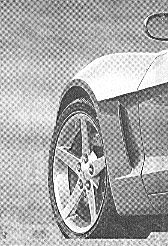
%> input picture HW-3/Img-1.tif, 168 x 246 px
$ octave DIP_HW3_P1.m   (GNU Octave 9; MATLAB toolbox functions it lacks are replaced by stand-ins)
%> lines starting %> are read from the running program, lines starting %| are printed output that depends on the picture
I2 = imread('Img-1.tif');
%> I2 is the input picture: size 246x168 uint8; min 0, max 255, mean 169.7
I = im2double(I2)
%subplot(4,4,1);
figure(1);
imshow(I)
title('Noisy Image');

%Fourier Transform
F = fft2(I);

%S = abs(F);
Fsh = fftshift(F);
%S = abs(F);
S2 = log(1+abs(Fsh));
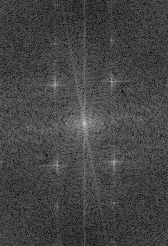
%> S2: size 246x168 double; min 0.0821, max 10.22, mean 2.82; drawn with min black and max white
figure(2);
%subplot(4,4,2);
imshow(S2,[])
title('Fourier Transformed Spectrum')

%impixelinfo(figure(2));

sz = size(I)
%> sz = [246 168]
D0 = 10;%Changed
%h=figure;
%datacursormode(S2,'on')
%h=figure;

HNR1 = ones(sz(1),sz(2));
HNRplus1 = ones(sz(1), sz(2));
HNRneg1 = ones(sz(1),sz(2));

for u = 1:sz(1)
    for v = 1:sz(2)
        D1 = sqrt((u-sz(1)/2-80)^2 + ((v-sz(2)/2)-35)^2);% + sqrt((u-sz(1)/2-55)^2 + ((v-sz(2)/2)-86)^2);
        Dnv1 = sqrt((u-sz(1)/2+80)^2 + ((v-sz(2)/2)+35)^2);% + sqrt((u-sz(1)/2+55)^2 + ((v-sz(2)/2)+86)^2);
        HNRplus1(u,v) = 1/(1+(D0/D1)^8);%Changed
        HNRneg1(u,v) = 1/ (1+(D0/Dnv1)^8);%Changed
    end
end
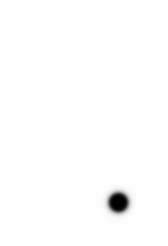
%> HNRplus1: size 246x168 double; min 0, max 1, mean 0.992; mean of the top-left, top-right, bottom-left and bottom-right quarters 1, 1, 1, 0.966

HNR1 = HNRplus1.*HNRneg1;

HNR2 = ones(sz(1),sz(1));
HNRplus2 = ones(sz(1), sz(2));
HNRneg2 = ones(sz(1),sz(2));

for u = 1:sz(1)
    for v = 1:sz(2)
        D2 = sqrt(((u-sz(1)/2)-40)^2 + (((v-sz(2)/2)-30)^2));
        Dnv2 = sqrt(((u-sz(1)/2)+40)^2 + (((v-sz(2)/2)+30)^2));
        HNRplus2(u,v) = 1/(1+(D0/D2)^8);%Changed
        HNRneg2(u,v) = 1/ (1+(D0/Dnv2)^8);%Changed
    end
end

HNR2 = HNRplus2.*HNRneg2;

HNR3 = ones(sz(1),sz(2));
HNRplus3 = ones(sz(1), sz(2));
HNRneg3 = ones(sz(1),sz(2));

for u = 1:sz(1)
    for v = 1:sz(2)
        D3 = sqrt((u-sz(1)/2-(40))^2 + ((v-sz(2)/2)-(-25))^2);
        Dnv3 = sqrt((u-sz(1)/2+(40))^2 + ((v-sz(2)/2)+(-25))^2);
        HNRplus3(u,v) = 1/(1+(D0/D3)^8);%Changed
        HNRneg3(u,v) = 1/ (1+(D0/Dnv3)^8);%Changed
    end
end

HNR3 = HNRplus3.*HNRneg3;

HNR4 = ones(sz(1),sz(2));
HNRplus4 = ones(sz(1), sz(2));
HNRneg4 = ones(sz(1),sz(2));

for u = 1:sz(1)
    for v = 1:sz(2)
        D4 = sqrt((u-sz(1)/2-80)^2 + ((v-sz(2)/2)-(-25))^2);
        Dnv4 = sqrt((u-sz(1)/2+80)^2 + ((v-sz(2)/2)+(-25))^2);
        HNRplus4(u,v) = 1/(1+(D0/D4)^8);%Changed
        HNRneg4(u,v) = 1/ (1+(D0/Dnv4)^8);%Changed
    end
end
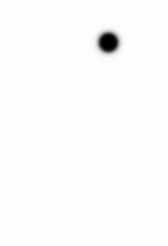
%> HNRneg4: size 246x168 double; min 0, max 1, mean 0.992; mean of the top-left, top-right, bottom-left and bottom-right quarters 1, 0.966, 1, 1
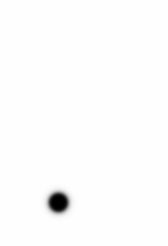
%> HNRplus4: size 246x168 double; min 0, max 1, mean 0.992; mean of the top-left, top-right, bottom-left and bottom-right quarters 1, 1, 0.966, 1

HNR4 = HNRplus4.*HNRneg4;

%HNR1234 = HNR1.*HNR2.*HNR3.*HNR4;
HNR1234 = HNR1.*HNR2.*HNR3.*HNR4;

%figure(3);imshow(HNR1,[])
%figure(3);imshow(HNR1,[])
%title('Butterworth Notch Reject Filter');

figure(3);imshow(HNR1234,[])
%figure(3);imshow(HNR1,[])
title('Butterworth Notch Reject Filter');

M = Fsh.*HNR1234;%Changed
figure(4);
%subplot(4,4,3);
 imshow(M,[])
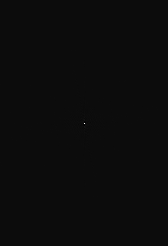
%> displayed picture: size 246x168, on the screen's scale of 0 to 255; min 0, max 255, mean 12
title('Noise Blackout');


%IbS = ifftshift(M);
IbSs = real(ifft2(ifftshift(M)));%Changed
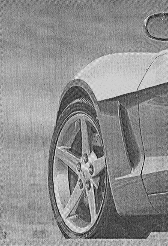
%> IbSs: size 246x168 double; min -0.0644, max 1.25, mean 0.665; drawn with min black and max white
figure(5);imshow(IbSs,[])
title('Clean Image');

%Noise Pattern through Notch Pass Filter

G = (1-HNR1234).*Fsh;
NP = real(ifft2(ifftshift(G)))
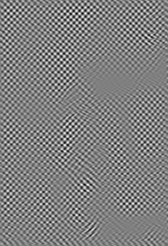
%> NP: size 246x168 double; min -0.341, max 0.339, mean 9.02e-06; drawn with min black and max white
figure(6); imshow(NP,[])
% [5 lines of commented-out code are left out]
title('Noise Pattern');

$ run again, with HW-3/Img-2.tif copied over HW-3/Img-1.tif
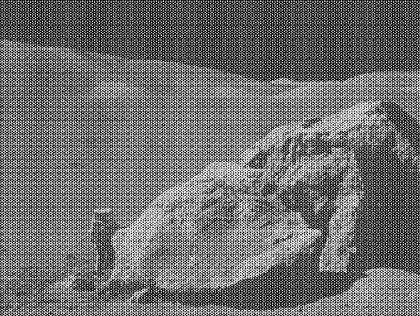
%> input picture HW-3/Img-2.tif, 420 x 316 px, shrunk from 630 x 474 before the run
%> I2 is the input picture: size 316x420 uint8; min 0, max 255, mean 109.2
%> after the loop `for u = 1:sz(1)`:
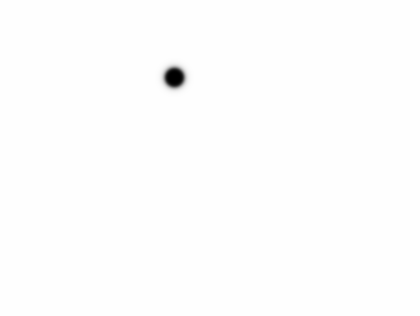
%> HNRneg1: size 316x420 double; min 0, max 1, mean 0.997
%> `NP = real(ifft2(ifftshift(G)))`:
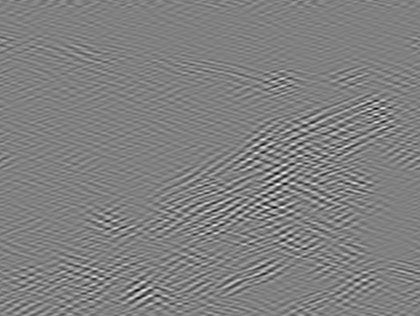
%> NP: size 316x420 double; min -0.0785, max 0.077, mean 5.8e-06; drawn with min black and max white
